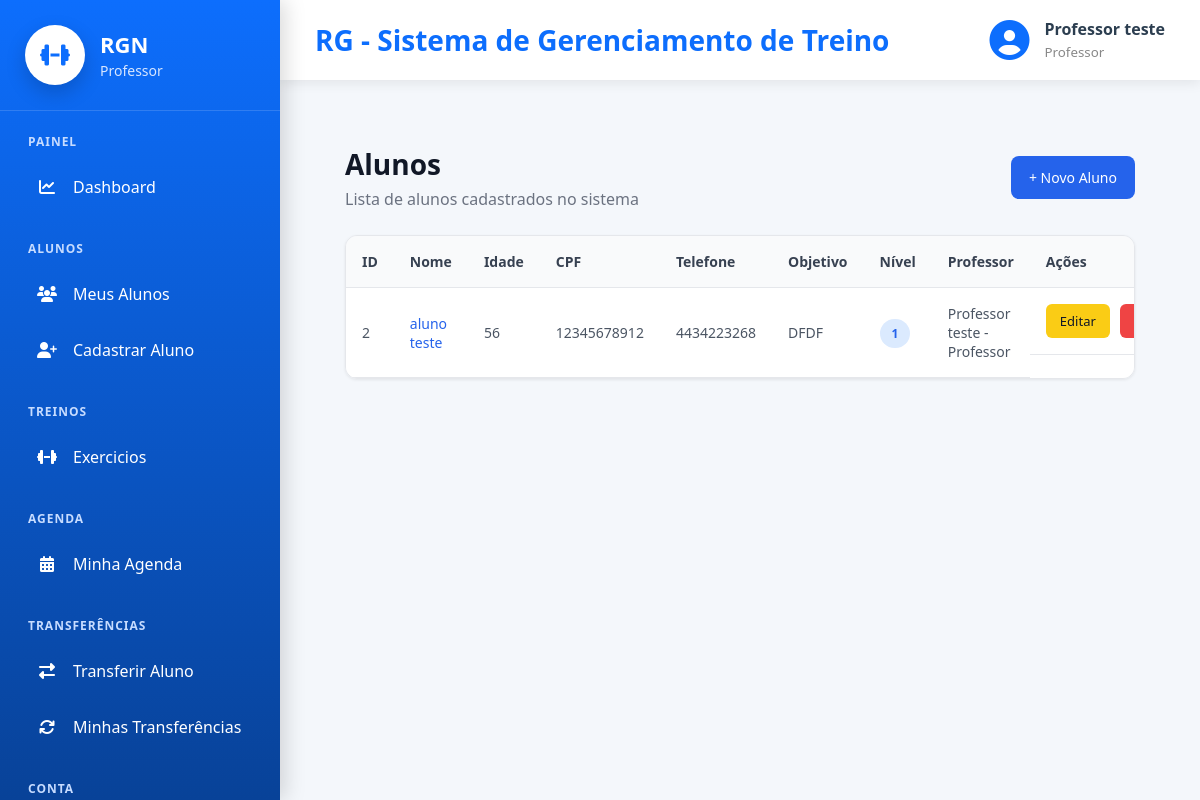
Page /cadastros/listar/aluno/ (signed in) on the earlier database version.
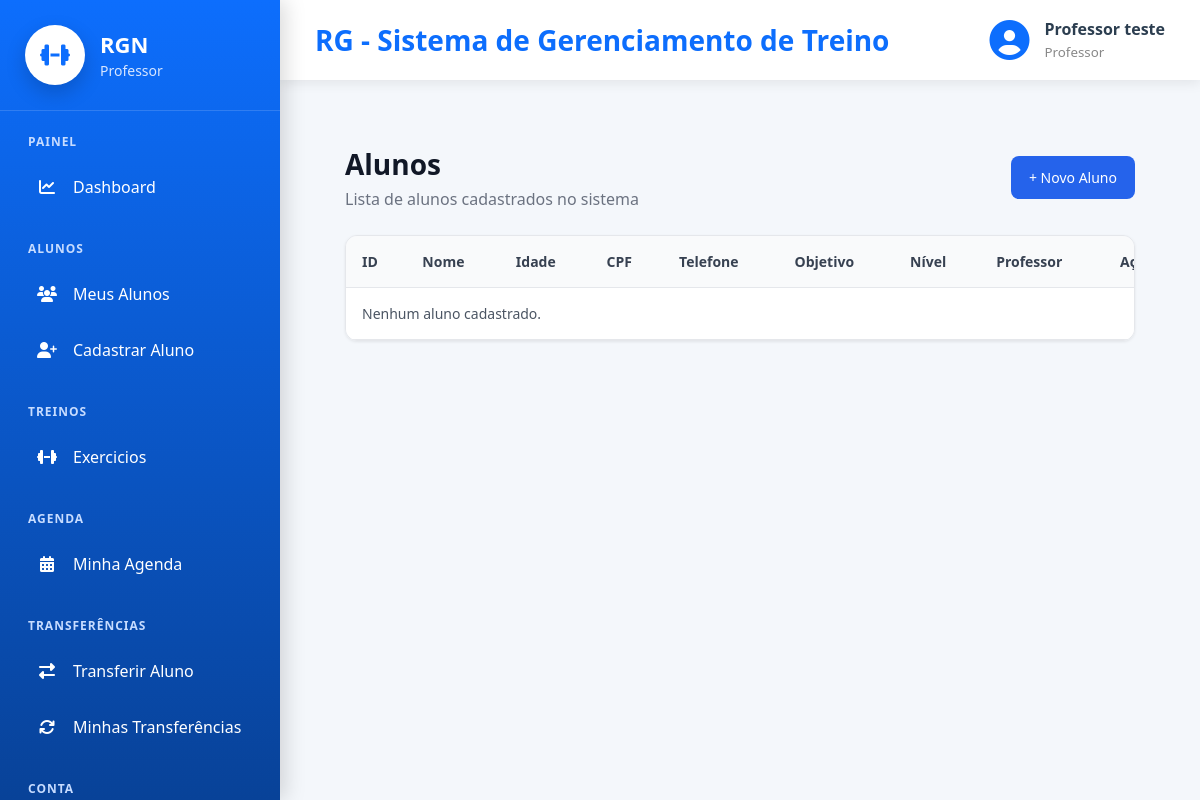
Same page on the later database version.
### cadastros/models.py (models this page shows)
class Auditoria(models.Model):
    cadastrado_em = models.DateTimeField(auto_now_add=True, verbose_name="Cadastrado em")
    atualizado_em = models.DateTimeField(auto_now=True, verbose_name="Atualizado em")
    class Meta:
        abstract = True

class Pessoa(Auditoria):
    TIPO_CHOICES = [
        ('ALUNO', 'Aluno'),
        ('PROFESSOR', 'Professor')
    ]
    SEXO_CHOICES = [
        ('M', 'Masculino'),
        ('F', 'Feminino'),
        ('O', 'Outro'),
    ]
    NIVEL_CHOICES = [
        (1, 'Iniciante'),
        (2, 'Intermediário'),
        (3, 'Avançado'),
    ]
    tipo = models.CharField(max_length=20, choices=TIPO_CHOICES, verbose_name="Tipo de Pessoa")
    nome = models.CharField(max_length=50, verbose_name="Nome")
    idade = models.IntegerField(verbose_name="Idade", null=True, blank=True)
    cpf = models.CharField(max_length=11, unique=True, verbose_name="CPF")
    telefone = models.CharField(max_length=15, verbose_name="Telefone")
    objetivo = models.TextField(verbose_name="Objetivo", null=True, blank=True)
    sexo = models.CharField(max_length=20, choices=SEXO_CHOICES, verbose_name="Sexo", null=True, blank=True)
    nivel = models.IntegerField(choices=NIVEL_CHOICES, verbose_name="Nível", null=True, blank=True)
    cidade = models.ForeignKey(Cidade, on_delete=models.PROTECT)
    professor = models.ForeignKey("self", on_delete=models.PROTECT, related_name="alunos", limit_choices_to={"tipo": "PROFESSOR"}, null=True, blank=True)
    usuario = models.OneToOneField("auth.User", on_delete=models.CASCADE, related_name="pessoa_usuario")
    def __str__(self):
        return f"{self.nome} - {self.get_tipo_display()}"

### cadastros/views.py (the view)
# urls.py: path('listar/aluno/', AlunoList.as_view(), name="listar-aluno"),
class AlunoList(LoginRequiredMixin, GroupRequiredMixin, ListView):
    login_url = reverse_lazy('login')
    model = Pessoa
    template_name = "cadastros/listar_alunos.html"
    group_required = ["Professor", "Administrador"]
    def get_queryset(self):
        queryset = Pessoa.objects.filter(tipo="ALUNO")
        if self.request.user.is_superuser:
            return queryset
        return queryset.filter(
            professor=self.request.user.pessoa_usuario
        )

### cadastros/templates/cadastros/listar_alunos.html
{% extends 'modelo.html' %}
{% load static %}
{% block css %}
<link rel="stylesheet" href="{% static 'css/cadastros/listar_alunos.css' %}">
<link rel="stylesheet" href="{% static 'css/paginas/modelo.css' %}">
{% endblock %}
{% block main %}
<div class="list-container">
    <div class="list-header">
        <div>
            <h2>Alunos</h2>
            <p>Lista de alunos cadastrados no sistema</p>
        </div>
        <a href="{% url 'cadastrar-aluno' %}" class="btn-novo">
            + Novo Aluno
        </a>
    </div>
    <div class="table-container">
        <table class="table-list">
            <thead>
                <tr>
                    <th>ID</th>
                    <th>Nome</th>
                    <th>Idade</th>
                    <th>CPF</th>
                    <th>Telefone</th>
                    <th>Objetivo</th>
                    <th>Nível</th>
                    <th>Professor</th>
                    <th>Ações</th>
                </tr>
            </thead>
            <tbody>
                {% for aluno in object_list %}
                <tr>
                    <td>{{ aluno.id }}</td>
                    <td>
                        <a href="{% url 'detalhe-aluno' aluno.id %}" class="link-aluno">
                            {{ aluno.nome }}
                        </a>
                    </td>
                    <td>{{ aluno.idade }}</td>
                    <td>{{ aluno.cpf }}</td>
                    <td>{{ aluno.telefone }}</td>
                    <td>{{ aluno.objetivo }}</td>
                    <td><span class="badge">{{ aluno.nivel }}</span></td>
                    <td>{{ aluno.professor }}</td>
                    <td class="acoes">
                        <a href="{% url 'editar-aluno' aluno.id %}" class="btn-editar">Editar</a>
                        <a href="{% url 'excluir-aluno' aluno.id %}" class="btn-deletar">Excluir</a>
                    </td>
                </tr>
                {% empty %}
                <tr>
                    <td colspan="9" class="sem-registro">Nenhum aluno cadastrado.</td>
                </tr>
                {% endfor %}
            </tbody>
        </table>
    </div>
</div>
{% endblock %}

Differences in the rows shown:
no longer on this page (row edited): Pessoa: id "2", nome "aluno teste", idade "56", cpf "12345678912", telefone "4434223268", objetivo "DFDF", nivel "1", professor "Professor teste - Professor"
Other differences:
text now shown: "Nenhum aluno cadastrado."
